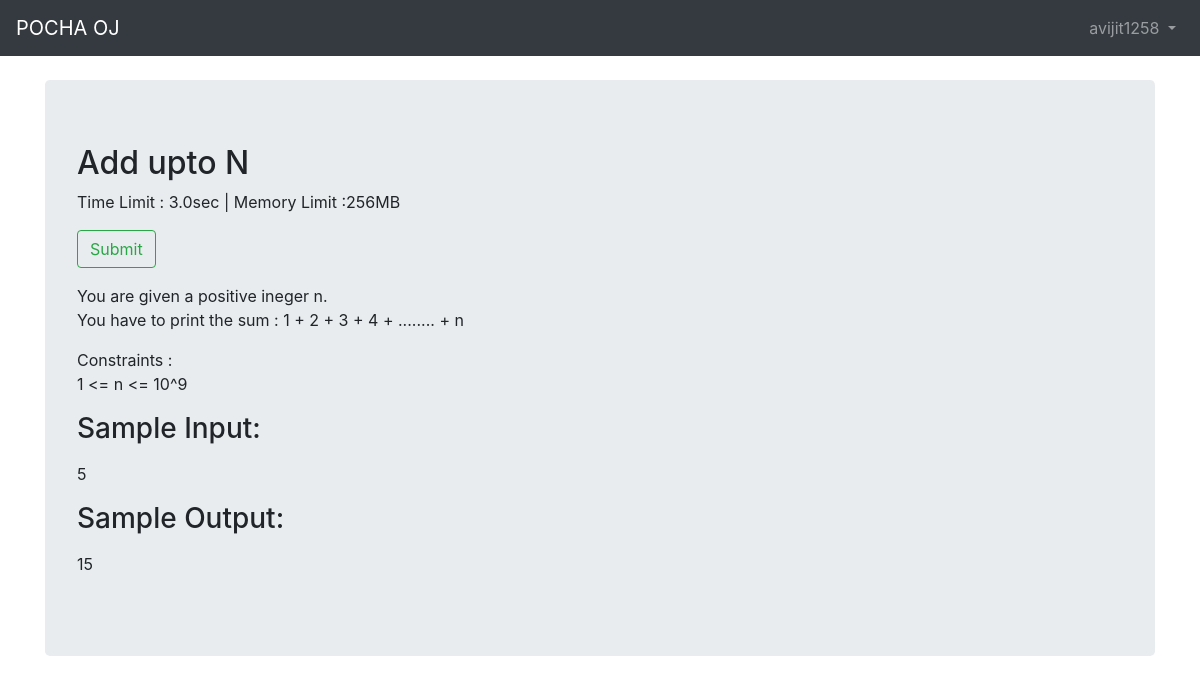
/problem/1/detail/ (signed in), run on the app's committed database.
### accounts/models.py (models this page shows)
class CustomUser(AbstractUser):
    age = models.PositiveIntegerField(blank=True,null=True)
    class Meta(object):
        unique_together = ('email',)

### problem/models.py (models this page shows, shortened)
class Problem(models.Model):
    title = models.CharField(blank = False, null = False, max_length=25)
    statement = models.TextField()
    time_limit = models.FloatField(default = 3.0, validators=[MinValueValidator(0.0),MaxValueValidator(5.0)])
    memory_limit = models.PositiveSmallIntegerField(default = 256, validators = [MaxValueValidator(1024)] )
    owner = models.ForeignKey(settings.AUTH_USER_MODEL,on_delete=models.CASCADE,related_name='created_problems')
    is_public = models.BooleanField(default=False)
    adding_time = models.DateTimeField(auto_now_add=True)

class TestCase(models.Model):
    problem = models.ForeignKey(Problem, related_name = 'testcases',on_delete = models.CASCADE)
    case_input = models.TextField(blank=False,null = False)
    expected_output = models.TextField(blank=False,null=False)
    is_sample = models.BooleanField(default=False)

### problem/views.py (the view)
# urls.py: path('<int:pk>/detail/',views.ProblemDetailView.as_view(),name='problem_detail'),
class ProblemDetailView(DetailView):
    model = models.Problem
    template_name = 'problem/problem_detail.html'
    def get_context_data(self, **kwargs):
        context = super().get_context_data(**kwargs)
        context['sample_test_cases'] = self.object.testcases.filter(is_sample=True).all()
        return context

### problem/templates/problem/problem_detail.html (shortened to what this page needs)
{% extends "base.html" %}
{% block content %}
    <div class='jumbotron'>
        <div class='problem-header'>
            <h2>{{problem.title}}</h2>
            <p>Time Limit : {{problem.time_limit}}sec | Memory Limit :{{problem.memory_limit}}MB</p>
            <a href="{% url 'problem:submit' pid=problem.pk %}" class="btn btn-outline-success" role="button">Submit</a>
            <div class='problem-statement'>
                <p>{{problem.statement|escape|linebreaks}}</p>
            </div>
            {% for case in sample_test_cases %}
                <div class='sample-input-output'>
                    <h3>Sample Input:</h3>
                    <p>{{case.case_input|escape|linebreaks}}</p>
                    <h3>Sample Output:</h3>
                    <p>{{case.expected_output|escape|linebreaks}}</p>
                </div>
            {% endfor %}
        </div>
    </div>
{% endblock content %}

### templates/base.html (shortened to what this page needs)
<!doctype html>
<html lang="en">
  <head>
    <link rel="stylesheet" href="https://stackpath.bootstrapcdn.com/bootstrap/4.1.3/css/bootstrap.min.css">
  </head>
  <body>
    <nav class="navbar navbar-expand-md navbar-dark bg-dark mb-4">
      <a class="navbar-brand" href="{% url 'home' %}">POCHA OJ</a>
      <div class="collapse navbar-collapse" id="navbarCollapse">
        {% if user.is_authenticated %}
          <ul class="navbar-nav ml-auto">
            <li class="nav-item">
              <a class="nav-link dropdown-toggle" href="#" id="userMenu" data-toggle="dropdown" aria-haspopup="true" aria-expanded="false">
                {{ user.username }}
              </a>
            </li>
          </ul>
        {% else %}
          <form class="form-inline ml-auto">
            <a href="{% url 'login' %}" class="btn btn-outline-secondary">Log In</a>
            <a href="{% url 'signup' %}" class="btn btn-primary ml-2">Sign up</a>
          </form>
        {% endif %}
      </div>
    </nav>
    <div class="container">
      {% block content %}
      {% endblock content %}
    </div>
  </body>
</html>

### data on the page
CustomUser: username "avijit1258"
Problem: title "Add upto N", time_limit "3.0", memory_limit "256", statement "You are given a positive ineger n. You have to print the sum : 1 + 2 + 3 + 4 + ........ + n Constraints : 1 <= n <= 10^9"
TestCase: case_input "5", expected_output "15"
